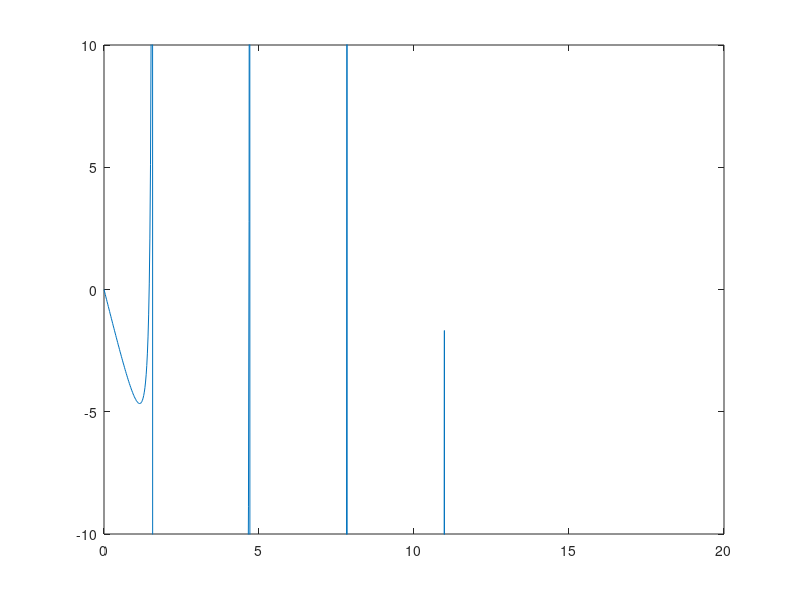

MATLAB code for this plot:
% [redacted]

clear all

N = 20;
dx = N/1000;
x = (0 : dx : N)';

b = 1;    % Biot parameter
nu = 0.4; % Poisson coefficient

eta = (1 - nu)/(1 - 2*nu)

fx = tan(x) - 2*eta*x;

plot(x, fx);
axis([0, x(end), -10, 10])
